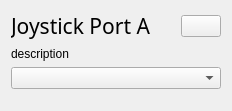
            <widget class="QWidget" name="joyPortPage" >
             <layout class="QGridLayout" >
              <item row="0" column="0" >
               <layout class="QHBoxLayout" >
                <property name="spacing" >
                 <number>6</number>
                </property>
                <property name="leftMargin" >
                 <number>0</number>
                </property>
                <property name="topMargin" >
                 <number>0</number>
                </property>
                <property name="rightMargin" >
                 <number>0</number>
                </property>
                <property name="bottomMargin" >
                 <number>0</number>
                </property>
                <item>
                 <widget class="QLabel" name="joyPortLabel" >
                  <property name="font" >
                   <font>
                    <family>Sans Serif</family>
                    <pointsize>16</pointsize>
                    <weight>75</weight>
                    <italic>false</italic>
                    <bold>true</bold>
                    <underline>false</underline>
                    <strikeout>false</strikeout>
                   </font>
                  </property>
                  <property name="text" >
                   <string>&lt;html>&lt;head>&lt;meta name="qrichtext" content="1" />&lt;style type="text/css">
p, li { white-space: pre-wrap; }
&lt;/style>&lt;/head>&lt;body style=" font-family:'Sans Serif'; font-size:16pt; font-weight:600; font-style:normal;">
&lt;p style=" margin-top:0px; margin-bottom:0px; margin-left:0px; margin-right:0px; -qt-block-indent:0; text-indent:0px;">&lt;span style=" font-weight:400;">Joystick Port A&lt;/span>&lt;/p>&lt;/body>&lt;/html></string>
                  </property>
                 </widget>
                </item>
                <item>
                 <widget class="QPushButton" name="joyPortUnplugButton" >
                  <property name="sizePolicy" >
                   <sizepolicy vsizetype="Fixed" hsizetype="Fixed" >
                    <horstretch>0</horstretch>
                    <verstretch>0</verstretch>
                   </sizepolicy>
                  </property>
                  <property name="icon" >
                   <iconset>eject.png</iconset>
                  </property>
                 </widget>
                </item>
               </layout>
              </item>
              <item row="1" column="0" >
               <widget class="QLabel" name="joyPortDescLabel" >
                <property name="text" >
                 <string>description</string>
                </property>
                <property name="wordWrap" >
                 <bool>true</bool>
                </property>
               </widget>
              </item>
              <item row="2" column="0" >
               <widget class="QComboBox" name="joyPortPluggableBox" >
                <property name="sizePolicy" >
                 <sizepolicy vsizetype="Minimum" hsizetype="Minimum" >
                  <horstretch>0</horstretch>
                  <verstretch>0</verstretch>
                 </sizepolicy>
                </property>
                <property name="editable" >
                 <bool>false</bool>
                </property>
                <property name="maxCount" >
                 <number>100</number>
                </property>
                <property name="insertPolicy" >
                 <enum>QComboBox::InsertAtTop</enum>
                </property>
                <property name="sizeAdjustPolicy" >
                 <enum>QComboBox::AdjustToMinimumContentsLength</enum>
                </property>
                <property name="minimumContentsLength" >
                 <number>20</number>
                </property>
               </widget>
              </item>
              <item row="3" column="0" >
               <spacer>
                <property name="orientation" >
                 <enum>Qt::Vertical</enum>
                </property>
                <property name="sizeHint" >
                 <size>
                  <width>210</width>
                  <height>11</height>
                 </size>
                </property>
               </spacer>
              </item>
             </layout>
            </widget>
